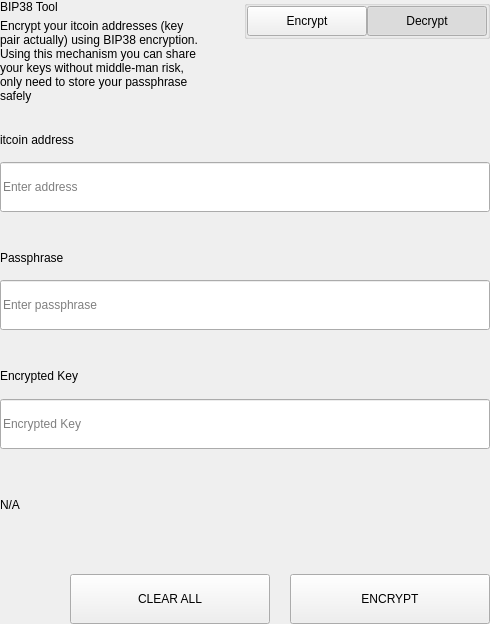
<?xml version="1.0" encoding="UTF-8"?>
<ui version="4.0">
 <class>SettingsBitToolWidget</class>
 <widget class="QWidget" name="SettingsBitToolWidget">
  <property name="geometry">
   <rect>
    <x>0</x>
    <y>0</y>
    <width>490</width>
    <height>624</height>
   </rect>
  </property>
  <property name="windowTitle">
   <string>Form</string>
  </property>
  <layout class="QVBoxLayout" name="verticalLayout">
   <property name="spacing">
    <number>0</number>
   </property>
   <property name="leftMargin">
    <number>0</number>
   </property>
   <property name="topMargin">
    <number>0</number>
   </property>
   <property name="rightMargin">
    <number>0</number>
   </property>
   <property name="bottomMargin">
    <number>0</number>
   </property>
   <item>
    <widget class="QWidget" name="left" native="true">
     <layout class="QVBoxLayout" name="verticalLayout_3">
      <property name="leftMargin">
       <number>0</number>
      </property>
      <property name="topMargin">
       <number>0</number>
      </property>
      <property name="rightMargin">
       <number>0</number>
      </property>
      <property name="bottomMargin">
       <number>0</number>
      </property>
      <item>
       <layout class="QVBoxLayout" name="verticalLayout_2">
        <property name="spacing">
         <number>0</number>
        </property>
        <item>
         <layout class="QHBoxLayout" name="horizontalLayout_3" stretch="3,1">
          <property name="spacing">
           <number>40</number>
          </property>
          <item>
           <layout class="QVBoxLayout" name="verticalLayoutTitle">
            <property name="spacing">
             <number>5</number>
            </property>
            <item>
             <widget class="QLabel" name="labelTitle">
              <property name="text">
               <string>BIP38 Tool</string>
              </property>
             </widget>
            </item>
            <item>
             <widget class="QLabel" name="labelSubtitle1">
              <property name="text">
               <string>Encrypt your itcoin addresses (key pair actually) using BIP38 encryption.
Using this mechanism you can share your keys without middle-man risk, only need to store your passphrase safely</string>
              </property>
              <property name="wordWrap">
               <bool>true</bool>
              </property>
             </widget>
            </item>
           </layout>
          </item>
          <item alignment="Qt::AlignTop">
           <widget class="QGroupBox" name="groupBox">
            <property name="title">
             <string/>
            </property>
            <property name="alignment">
             <set>Qt::AlignLeading|Qt::AlignLeft|Qt::AlignTop</set>
            </property>
            <layout class="QHBoxLayout" name="horizontalLayout_4">
             <property name="spacing">
              <number>0</number>
             </property>
             <property name="leftMargin">
              <number>0</number>
             </property>
             <property name="topMargin">
              <number>0</number>
             </property>
             <property name="rightMargin">
              <number>0</number>
             </property>
             <property name="bottomMargin">
              <number>0</number>
             </property>
             <item>
              <spacer name="horizontalSpacer">
               <property name="orientation">
                <enum>Qt::Horizontal</enum>
               </property>
               <property name="sizeHint" stdset="0">
                <size>
                 <width>40</width>
                 <height>20</height>
                </size>
               </property>
              </spacer>
             </item>
             <item>
              <widget class="QPushButton" name="pushLeft">
               <property name="minimumSize">
                <size>
                 <width>120</width>
                 <height>30</height>
                </size>
               </property>
               <property name="maximumSize">
                <size>
                 <width>120</width>
                 <height>30</height>
                </size>
               </property>
               <property name="focusPolicy">
                <enum>Qt::NoFocus</enum>
               </property>
               <property name="text">
                <string>Encrypt</string>
               </property>
               <property name="checkable">
                <bool>true</bool>
               </property>
               <property name="autoExclusive">
                <bool>true</bool>
               </property>
              </widget>
             </item>
             <item>
              <widget class="QPushButton" name="pushRight">
               <property name="minimumSize">
                <size>
                 <width>120</width>
                 <height>30</height>
                </size>
               </property>
               <property name="maximumSize">
                <size>
                 <width>120</width>
                 <height>30</height>
                </size>
               </property>
               <property name="focusPolicy">
                <enum>Qt::NoFocus</enum>
               </property>
               <property name="text">
                <string>Decrypt</string>
               </property>
               <property name="checkable">
                <bool>true</bool>
               </property>
               <property name="checked">
                <bool>true</bool>
               </property>
               <property name="autoExclusive">
                <bool>true</bool>
               </property>
              </widget>
             </item>
            </layout>
           </widget>
          </item>
         </layout>
        </item>
        <item>
         <widget class="QStackedWidget" name="stackedWidget">
          <property name="currentIndex">
           <number>1</number>
          </property>
          <widget class="QWidget" name="pageDecrypt">
           <layout class="QVBoxLayout" name="verticalLayout_5">
            <property name="spacing">
             <number>0</number>
            </property>
            <property name="leftMargin">
             <number>0</number>
            </property>
            <property name="topMargin">
             <number>0</number>
            </property>
            <property name="rightMargin">
             <number>0</number>
            </property>
            <property name="bottomMargin">
             <number>0</number>
            </property>
            <item>
             <widget class="QWidget" name="widget" native="true">
              <property name="minimumSize">
               <size>
                <width>0</width>
                <height>100</height>
               </size>
              </property>
              <layout class="QVBoxLayout" name="verticalLayout_4">
               <property name="spacing">
                <number>0</number>
               </property>
               <property name="leftMargin">
                <number>0</number>
               </property>
               <property name="topMargin">
                <number>0</number>
               </property>
               <property name="rightMargin">
                <number>0</number>
               </property>
               <property name="bottomMargin">
                <number>0</number>
               </property>
               <item>
                <spacer name="verticalSpacer_2">
                 <property name="orientation">
                  <enum>Qt::Vertical</enum>
                 </property>
                 <property name="sizeType">
                  <enum>QSizePolicy::Fixed</enum>
                 </property>
                 <property name="sizeHint" stdset="0">
                  <size>
                   <width>20</width>
                   <height>20</height>
                  </size>
                 </property>
                </spacer>
               </item>
               <item>
                <layout class="QHBoxLayout" name="horizontalLayout_6" stretch="2">
                 <property name="spacing">
                  <number>0</number>
                 </property>
                 <item>
                  <layout class="QVBoxLayout" name="verticalLayout_7">
                   <property name="spacing">
                    <number>9</number>
                   </property>
                   <item>
                    <widget class="QLabel" name="labelSubtitleKey">
                     <property name="minimumSize">
                      <size>
                       <width>0</width>
                       <height>20</height>
                      </size>
                     </property>
                     <property name="maximumSize">
                      <size>
                       <width>16777215</width>
                       <height>20</height>
                      </size>
                     </property>
                     <property name="text">
                      <string>Encrypted key</string>
                     </property>
                    </widget>
                   </item>
                   <item>
                    <widget class="QLineEdit" name="lineEditKey">
                     <property name="minimumSize">
                      <size>
                       <width>0</width>
                       <height>50</height>
                      </size>
                     </property>
                     <property name="maximumSize">
                      <size>
                       <width>16777215</width>
                       <height>50</height>
                      </size>
                     </property>
                     <property name="placeholderText">
                      <string>Enter a encrypted key</string>
                     </property>
                    </widget>
                   </item>
                  </layout>
                 </item>
                </layout>
               </item>
               <item>
                <spacer name="verticalSpacer_3">
                 <property name="orientation">
                  <enum>Qt::Vertical</enum>
                 </property>
                 <property name="sizeType">
                  <enum>QSizePolicy::Fixed</enum>
                 </property>
                 <property name="sizeHint" stdset="0">
                  <size>
                   <width>20</width>
                   <height>20</height>
                  </size>
                 </property>
                </spacer>
               </item>
               <item>
                <layout class="QVBoxLayout" name="verticalLayout_9">
                 <property name="spacing">
                  <number>9</number>
                 </property>
                 <item>
                  <widget class="QLabel" name="labelSubtitlePassphrase">
                   <property name="maximumSize">
                    <size>
                     <width>16777215</width>
                     <height>20</height>
                    </size>
                   </property>
                   <property name="text">
                    <string>Passphrase</string>
                   </property>
                  </widget>
                 </item>
                 <item>
                  <widget class="QLineEdit" name="lineEditPassphrase">
                   <property name="minimumSize">
                    <size>
                     <width>0</width>
                     <height>50</height>
                    </size>
                   </property>
                   <property name="maximumSize">
                    <size>
                     <width>16777215</width>
                     <height>50</height>
                    </size>
                   </property>
                   <property name="placeholderText">
                    <string>Enter a passphrase</string>
                   </property>
                  </widget>
                 </item>
                </layout>
               </item>
               <item>
                <spacer name="verticalSpacer_4">
                 <property name="orientation">
                  <enum>Qt::Vertical</enum>
                 </property>
                 <property name="sizeType">
                  <enum>QSizePolicy::Fixed</enum>
                 </property>
                 <property name="sizeHint" stdset="0">
                  <size>
                   <width>20</width>
                   <height>20</height>
                  </size>
                 </property>
                </spacer>
               </item>
               <item>
                <widget class="QWidget" name="widget_3" native="true">
                 <property name="sizePolicy">
                  <sizepolicy hsizetype="Preferred" vsizetype="Fixed">
                   <horstretch>0</horstretch>
                   <verstretch>0</verstretch>
                  </sizepolicy>
                 </property>
                 <layout class="QVBoxLayout" name="verticalLayout_10">
                  <property name="spacing">
                   <number>9</number>
                  </property>
                  <property name="leftMargin">
                   <number>0</number>
                  </property>
                  <property name="topMargin">
                   <number>0</number>
                  </property>
                  <property name="rightMargin">
                   <number>0</number>
                  </property>
                  <property name="bottomMargin">
                   <number>0</number>
                  </property>
                  <item>
                   <widget class="QLabel" name="labelSubtitleDecryptResult">
                    <property name="minimumSize">
                     <size>
                      <width>0</width>
                      <height>20</height>
                     </size>
                    </property>
                    <property name="maximumSize">
                     <size>
                      <width>16777215</width>
                      <height>20</height>
                     </size>
                    </property>
                    <property name="text">
                     <string>Decrypted address result</string>
                    </property>
                   </widget>
                  </item>
                  <item>
                   <widget class="QWidget" name="widget_4" native="true">
                    <layout class="QHBoxLayout" name="horizontalLayout" stretch="6,0,1">
                     <property name="spacing">
                      <number>0</number>
                     </property>
                     <property name="leftMargin">
                      <number>0</number>
                     </property>
                     <property name="topMargin">
                      <number>0</number>
                     </property>
                     <property name="rightMargin">
                      <number>0</number>
                     </property>
                     <property name="bottomMargin">
                      <number>0</number>
                     </property>
                     <item alignment="Qt::AlignVCenter">
                      <widget class="QLineEdit" name="lineEditDecryptResult">
                       <property name="minimumSize">
                        <size>
                         <width>0</width>
                         <height>50</height>
                        </size>
                       </property>
                       <property name="maximumSize">
                        <size>
                         <width>16777215</width>
                         <height>50</height>
                        </size>
                       </property>
                       <property name="placeholderText">
                        <string>Decrypted Address</string>
                       </property>
                      </widget>
                     </item>
                     <item>
                      <spacer name="horizontalSpacer_4">
                       <property name="orientation">
                        <enum>Qt::Horizontal</enum>
                       </property>
                       <property name="sizeType">
                        <enum>QSizePolicy::Fixed</enum>
                       </property>
                       <property name="sizeHint" stdset="0">
                        <size>
                         <width>20</width>
                         <height>50</height>
                        </size>
                       </property>
                      </spacer>
                     </item>
                     <item>
                      <widget class="QPushButton" name="pushButtonImport">
                       <property name="minimumSize">
                        <size>
                         <width>140</width>
                         <height>40</height>
                        </size>
                       </property>
                       <property name="text">
                        <string>Import Address</string>
                       </property>
                      </widget>
                     </item>
                    </layout>
                   </widget>
                  </item>
                 </layout>
                </widget>
               </item>
               <item>
                <widget class="QLabel" name="statusLabel_DEC">
                 <property name="maximumSize">
                  <size>
                   <width>16777215</width>
                   <height>40</height>
                  </size>
                 </property>
                 <property name="text">
                  <string/>
                 </property>
                </widget>
               </item>
               <item>
                <spacer name="verticalSpacer">
                 <property name="orientation">
                  <enum>Qt::Vertical</enum>
                 </property>
                 <property name="sizeType">
                  <enum>QSizePolicy::Preferred</enum>
                 </property>
                 <property name="sizeHint" stdset="0">
                  <size>
                   <width>20</width>
                   <height>20</height>
                  </size>
                 </property>
                </spacer>
               </item>
               <item>
                <layout class="QHBoxLayout" name="horizontalLayout_7">
                 <property name="spacing">
                  <number>0</number>
                 </property>
                 <item>
                  <spacer name="horizontalSpacer_5">
                   <property name="orientation">
                    <enum>Qt::Horizontal</enum>
                   </property>
                   <property name="sizeType">
                    <enum>QSizePolicy::Expanding</enum>
                   </property>
                   <property name="sizeHint" stdset="0">
                    <size>
                     <width>40</width>
                     <height>20</height>
                    </size>
                   </property>
                  </spacer>
                 </item>
                 <item>
                  <widget class="QPushButton" name="pushButtonDecryptClear">
                   <property name="minimumSize">
                    <size>
                     <width>200</width>
                     <height>50</height>
                    </size>
                   </property>
                   <property name="maximumSize">
                    <size>
                     <width>200</width>
                     <height>50</height>
                    </size>
                   </property>
                   <property name="text">
                    <string>CLEAR</string>
                   </property>
                  </widget>
                 </item>
                 <item>
                  <spacer name="horizontalSpacer_3">
                   <property name="orientation">
                    <enum>Qt::Horizontal</enum>
                   </property>
                   <property name="sizeType">
                    <enum>QSizePolicy::Fixed</enum>
                   </property>
                   <property name="sizeHint" stdset="0">
                    <size>
                     <width>20</width>
                     <height>20</height>
                    </size>
                   </property>
                  </spacer>
                 </item>
                 <item>
                  <widget class="QPushButton" name="pushButtonDecrypt">
                   <property name="minimumSize">
                    <size>
                     <width>200</width>
                     <height>50</height>
                    </size>
                   </property>
                   <property name="maximumSize">
                    <size>
                     <width>200</width>
                     <height>50</height>
                    </size>
                   </property>
                   <property name="text">
                    <string>DECRYPT KEY</string>
                   </property>
                  </widget>
                 </item>
                </layout>
               </item>
              </layout>
             </widget>
            </item>
           </layout>
          </widget>
          <widget class="QWidget" name="pageEncrypt">
           <layout class="QVBoxLayout" name="verticalLayout_11">
            <property name="spacing">
             <number>0</number>
            </property>
            <property name="leftMargin">
             <number>0</number>
            </property>
            <property name="topMargin">
             <number>0</number>
            </property>
            <property name="rightMargin">
             <number>0</number>
            </property>
            <property name="bottomMargin">
             <number>0</number>
            </property>
            <item>
             <spacer name="verticalSpacer_8">
              <property name="orientation">
               <enum>Qt::Vertical</enum>
              </property>
              <property name="sizeType">
               <enum>QSizePolicy::Fixed</enum>
              </property>
              <property name="sizeHint" stdset="0">
               <size>
                <width>20</width>
                <height>20</height>
               </size>
              </property>
             </spacer>
            </item>
            <item>
             <widget class="QWidget" name="containerAddressEnc" native="true">
              <layout class="QVBoxLayout" name="containerAddressEncLayout">
               <property name="spacing">
                <number>5</number>
               </property>
               <property name="leftMargin">
                <number>0</number>
               </property>
               <property name="topMargin">
                <number>0</number>
               </property>
               <property name="rightMargin">
                <number>0</number>
               </property>
               <property name="bottomMargin">
                <number>0</number>
               </property>
               <item>
                <widget class="QLabel" name="labelSubtitleAddress">
                 <property name="minimumSize">
                  <size>
                   <width>0</width>
                   <height>20</height>
                  </size>
                 </property>
                 <property name="maximumSize">
                  <size>
                   <width>16777215</width>
                   <height>20</height>
                  </size>
                 </property>
                 <property name="text">
                  <string>itcoin address</string>
                 </property>
                </widget>
               </item>
               <item>
                <widget class="QLineEdit" name="addressIn_ENC">
                 <property name="minimumSize">
                  <size>
                   <width>0</width>
                   <height>50</height>
                  </size>
                 </property>
                 <property name="placeholderText">
                  <string>Enter address</string>
                 </property>
                </widget>
               </item>
              </layout>
             </widget>
            </item>
            <item>
             <spacer name="verticalSpacer_6">
              <property name="orientation">
               <enum>Qt::Vertical</enum>
              </property>
              <property name="sizeType">
               <enum>QSizePolicy::Fixed</enum>
              </property>
              <property name="sizeHint" stdset="0">
               <size>
                <width>20</width>
                <height>20</height>
               </size>
              </property>
             </spacer>
            </item>
            <item>
             <widget class="QWidget" name="containerAddress" native="true">
              <layout class="QHBoxLayout" name="horizontalLayout_9" stretch="2">
               <property name="spacing">
                <number>0</number>
               </property>
               <property name="leftMargin">
                <number>0</number>
               </property>
               <property name="topMargin">
                <number>0</number>
               </property>
               <property name="rightMargin">
                <number>0</number>
               </property>
               <property name="bottomMargin">
                <number>0</number>
               </property>
               <item>
                <layout class="QVBoxLayout" name="verticalLayout_8">
                 <property name="spacing">
                  <number>5</number>
                 </property>
                 <item>
                  <widget class="QLabel" name="labelSubtitleMessage">
                   <property name="minimumSize">
                    <size>
                     <width>0</width>
                     <height>20</height>
                    </size>
                   </property>
                   <property name="maximumSize">
                    <size>
                     <width>16777215</width>
                     <height>20</height>
                    </size>
                   </property>
                   <property name="text">
                    <string>Passphrase</string>
                   </property>
                  </widget>
                 </item>
                 <item>
                  <widget class="QLineEdit" name="passphraseIn_ENC">
                   <property name="minimumSize">
                    <size>
                     <width>0</width>
                     <height>50</height>
                    </size>
                   </property>
                   <property name="maximumSize">
                    <size>
                     <width>16777215</width>
                     <height>50</height>
                    </size>
                   </property>
                   <property name="placeholderText">
                    <string>Enter passphrase</string>
                   </property>
                  </widget>
                 </item>
                </layout>
               </item>
              </layout>
             </widget>
            </item>
            <item>
             <spacer name="verticalSpacer_7">
              <property name="orientation">
               <enum>Qt::Vertical</enum>
              </property>
              <property name="sizeType">
               <enum>QSizePolicy::Fixed</enum>
              </property>
              <property name="sizeHint" stdset="0">
               <size>
                <width>20</width>
                <height>20</height>
               </size>
              </property>
             </spacer>
            </item>
            <item>
             <widget class="QWidget" name="widget_2" native="true">
              <property name="minimumSize">
               <size>
                <width>0</width>
                <height>75</height>
               </size>
              </property>
              <property name="maximumSize">
               <size>
                <width>16777215</width>
                <height>16777215</height>
               </size>
              </property>
              <layout class="QVBoxLayout" name="verticalLayout_6">
               <property name="leftMargin">
                <number>0</number>
               </property>
               <property name="topMargin">
                <number>0</number>
               </property>
               <property name="rightMargin">
                <number>0</number>
               </property>
               <property name="bottomMargin">
                <number>0</number>
               </property>
               <item>
                <widget class="QLabel" name="labelSubtitleEncryptedKey">
                 <property name="minimumSize">
                  <size>
                   <width>0</width>
                   <height>20</height>
                  </size>
                 </property>
                 <property name="maximumSize">
                  <size>
                   <width>16777215</width>
                   <height>20</height>
                  </size>
                 </property>
                 <property name="text">
                  <string>Encrypted Key</string>
                 </property>
                </widget>
               </item>
               <item>
                <widget class="QLineEdit" name="encryptedKeyOut_ENC">
                 <property name="minimumSize">
                  <size>
                   <width>0</width>
                   <height>50</height>
                  </size>
                 </property>
                 <property name="placeholderText">
                  <string>Encrypted Key</string>
                 </property>
                </widget>
               </item>
              </layout>
             </widget>
            </item>
            <item>
             <widget class="QLabel" name="statusLabel_ENC">
              <property name="text">
               <string notr="true">N/A</string>
              </property>
             </widget>
            </item>
            <item>
             <spacer name="verticalSpacer_5">
              <property name="orientation">
               <enum>Qt::Vertical</enum>
              </property>
              <property name="sizeType">
               <enum>QSizePolicy::Fixed</enum>
              </property>
              <property name="sizeHint" stdset="0">
               <size>
                <width>20</width>
                <height>20</height>
               </size>
              </property>
             </spacer>
            </item>
            <item>
             <layout class="QHBoxLayout" name="horizontalLayout_8">
              <property name="spacing">
               <number>0</number>
              </property>
              <item>
               <spacer name="horizontalSpacer_6">
                <property name="orientation">
                 <enum>Qt::Horizontal</enum>
                </property>
                <property name="sizeType">
                 <enum>QSizePolicy::Expanding</enum>
                </property>
                <property name="sizeHint" stdset="0">
                 <size>
                  <width>40</width>
                  <height>20</height>
                 </size>
                </property>
               </spacer>
              </item>
              <item>
               <widget class="QPushButton" name="pushButtonClear">
                <property name="minimumSize">
                 <size>
                  <width>200</width>
                  <height>50</height>
                 </size>
                </property>
                <property name="focusPolicy">
                 <enum>Qt::NoFocus</enum>
                </property>
                <property name="text">
                 <string>CLEAR ALL</string>
                </property>
               </widget>
              </item>
              <item>
               <spacer name="horizontalSpacer_2">
                <property name="orientation">
                 <enum>Qt::Horizontal</enum>
                </property>
                <property name="sizeType">
                 <enum>QSizePolicy::Fixed</enum>
                </property>
                <property name="sizeHint" stdset="0">
                 <size>
                  <width>20</width>
                  <height>20</height>
                 </size>
                </property>
               </spacer>
              </item>
              <item>
               <widget class="QPushButton" name="pushButtonEncrypt">
                <property name="minimumSize">
                 <size>
                  <width>200</width>
                  <height>50</height>
                 </size>
                </property>
                <property name="maximumSize">
                 <size>
                  <width>200</width>
                  <height>50</height>
                 </size>
                </property>
                <property name="focusPolicy">
                 <enum>Qt::NoFocus</enum>
                </property>
                <property name="text">
                 <string>ENCRYPT</string>
                </property>
               </widget>
              </item>
             </layout>
            </item>
           </layout>
          </widget>
         </widget>
        </item>
       </layout>
      </item>
     </layout>
    </widget>
   </item>
  </layout>
 </widget>
 <resources/>
 <connections/>
</ui>
